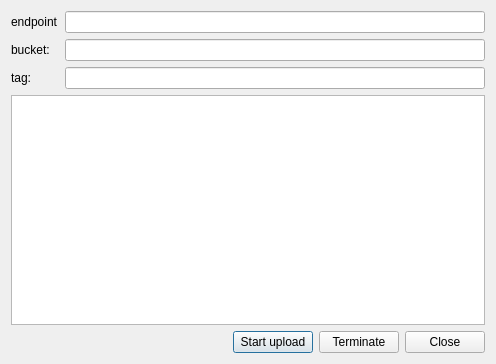
<?xml version="1.0" encoding="UTF-8"?>
<ui version="4.0">
 <class>Dialog</class>
 <widget class="QDialog" name="Dialog">
  <property name="geometry">
   <rect>
    <x>0</x>
    <y>0</y>
    <width>496</width>
    <height>364</height>
   </rect>
  </property>
  <property name="windowTitle">
   <string>Dialog</string>
  </property>
  <layout class="QVBoxLayout" name="verticalLayout">
   <item>
    <layout class="QFormLayout" name="formLayout">
     <item row="2" column="0">
      <widget class="QLabel" name="label">
       <property name="text">
        <string>tag:</string>
       </property>
      </widget>
     </item>
     <item row="2" column="1">
      <widget class="QLineEdit" name="lineEdit_tag"/>
     </item>
     <item row="0" column="0">
      <widget class="QLabel" name="label_2">
       <property name="text">
        <string>endpoint</string>
       </property>
      </widget>
     </item>
     <item row="0" column="1">
      <widget class="QLineEdit" name="lineEdit_endpoint"/>
     </item>
     <item row="1" column="0">
      <widget class="QLabel" name="label_3">
       <property name="text">
        <string>bucket:</string>
       </property>
      </widget>
     </item>
     <item row="1" column="1">
      <widget class="QLineEdit" name="lineEdit_bucket"/>
     </item>
    </layout>
   </item>
   <item>
    <widget class="QTableWidget" name="tableWidget"/>
   </item>
   <item>
    <layout class="QHBoxLayout" name="horizontalLayout">
     <item>
      <spacer name="horizontalSpacer">
       <property name="orientation">
        <enum>Qt::Horizontal</enum>
       </property>
       <property name="sizeHint" stdset="0">
        <size>
         <width>40</width>
         <height>20</height>
        </size>
       </property>
      </spacer>
     </item>
     <item>
      <widget class="QPushButton" name="pushButton_start">
       <property name="text">
        <string>Start upload</string>
       </property>
      </widget>
     </item>
     <item>
      <widget class="QPushButton" name="pushButton_terminate">
       <property name="text">
        <string>Terminate</string>
       </property>
      </widget>
     </item>
     <item>
      <widget class="QPushButton" name="pushButton_close">
       <property name="text">
        <string>Close</string>
       </property>
      </widget>
     </item>
    </layout>
   </item>
  </layout>
 </widget>
 <resources/>
 <connections/>
</ui>
